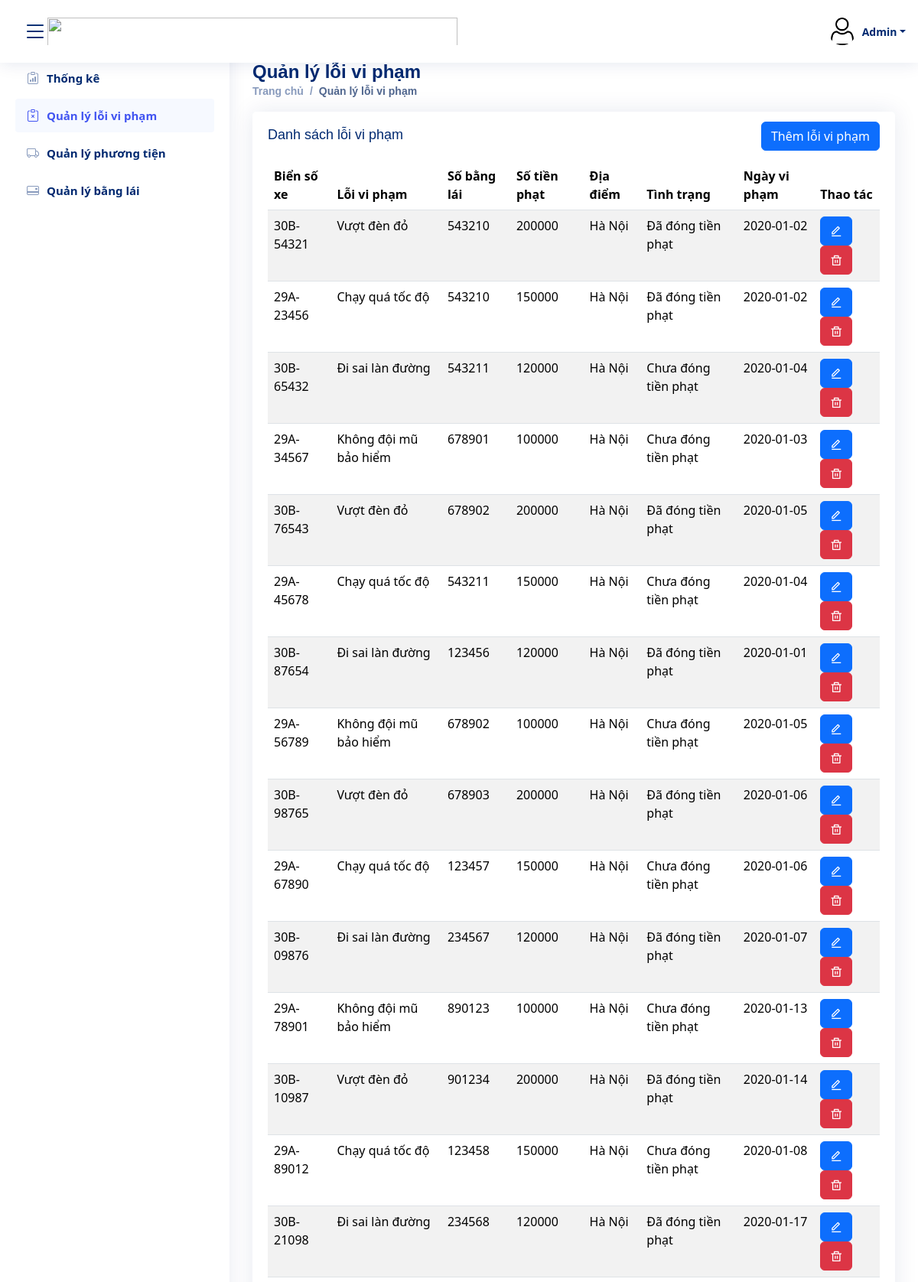
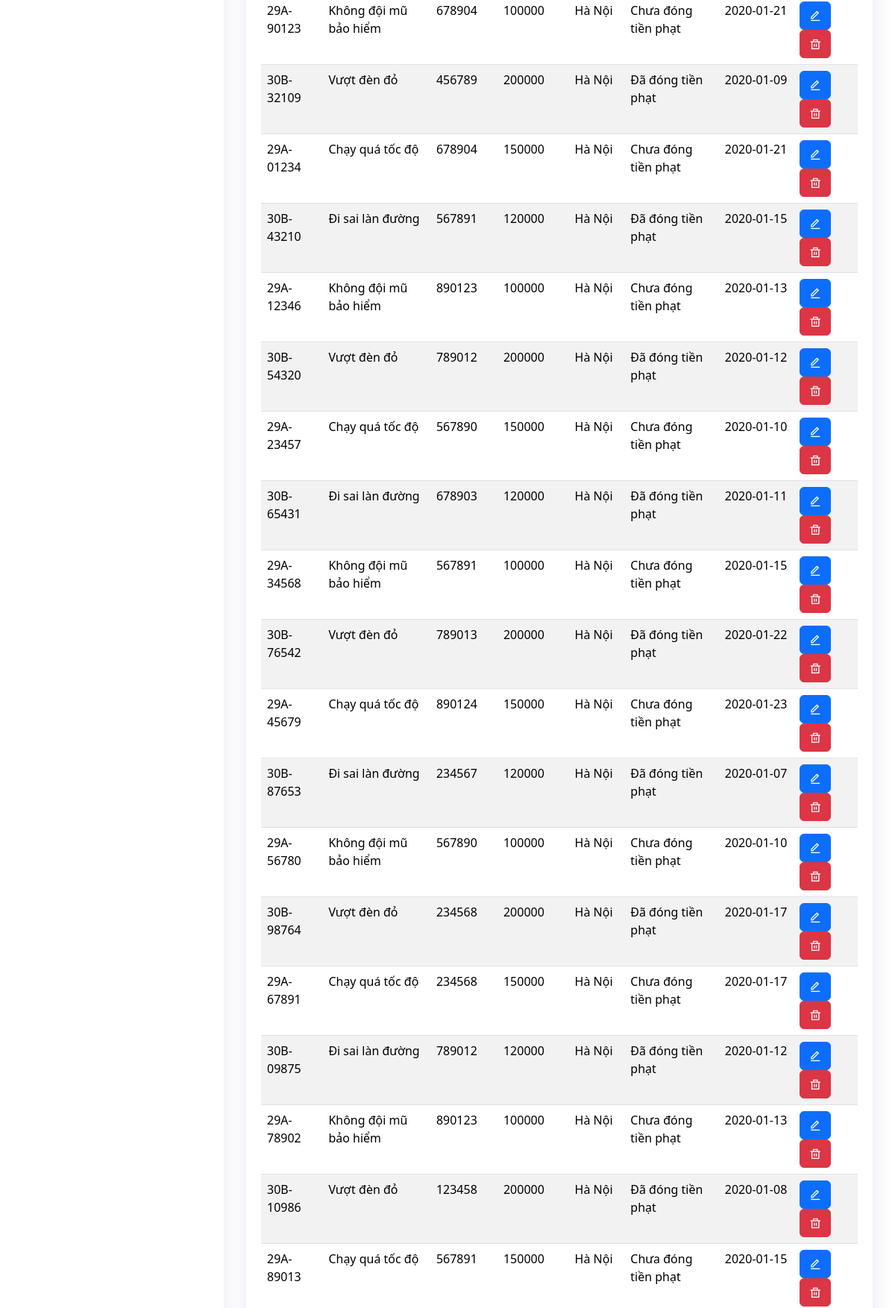
The page /traffic_reports_management.php (signed in, upper part) on the database its author committed (2 pictures, top to bottom).
### tables this page shows
CREATE TABLE `traffic_reports` (
  `report_id` int(11) NOT NULL,
  `license_plate` varchar(20) NOT NULL,
  `license_number` varchar(20) NOT NULL,
  `report_date` date NOT NULL,
  `violation_type` varchar(100) NOT NULL,
  `location` varchar(255) NOT NULL,
  `fine` int(11) NOT NULL,
  `notes` text DEFAULT NULL,
  `is_payment_done` tinyint(1) DEFAULT 0
);

### traffic_reports_management.php (the view, shortened to what this page needs)
<?php
require_once 'db.php';
$query = "SELECT * FROM traffic_reports";
$result = mysqli_query($con, $query);
?>
<!DOCTYPE html>
<html lang="en">
<head>
    <link href="assets/vendor/bootstrap/css/bootstrap.min.css" rel="stylesheet">
    <link href="assets/vendor/bootstrap-icons/bootstrap-icons.css" rel="stylesheet">
    <link href="assets/vendor/boxicons/css/boxicons.min.css" rel="stylesheet">
    <link href="assets/vendor/quill/quill.snow.css" rel="stylesheet">
    <link href="assets/vendor/quill/quill.bubble.css" rel="stylesheet">
    <link href="assets/vendor/remixicon/remixicon.css" rel="stylesheet">
    <link href="assets/vendor/simple-datatables/style.css" rel="stylesheet">
    <link href="assets/css/style.css" rel="stylesheet">
</head>
<body class="bgr_admin">
    <?php include 'header.php'; ?>
    <?php include 'sidebar.php'; ?>
    <main id="main" class="main">
        <div class="pagetitle">
            <h1>Quản lý lỗi vi phạm</h1>
            <nav>
                <ol class="breadcrumb">
                    <li class="breadcrumb-item"><a href="index.html">Trang chủ</a></li>
                    <li class="breadcrumb-item active">Quản lý lỗi vi phạm</li>
                </ol>
            </nav>
        </div>
            <div class="row">
                <div class="col-lg-12">
                    <div class="card">
                        <div class="card-body">
                            <div class="d-flex justify-content-between">
                                <h5 class="card-title">Danh sách lỗi vi phạm</h5>
                                <div class="d-flex align-items-center">
                                    <button class="btn btn-primary" data-bs-toggle="modal"
                                        data-bs-target="#exampleModal">Thêm lỗi vi phạm</button>
                                </div>
                            </div>
                        </div>
                    </div>
                    <table class="table table-striped datatable">
                        <thead>
                            <tr>
                                <th>Biển số xe</th>
                                <th>Lỗi vi phạm</th>
                                <th>
                                    Số bằng lái
                                </th>
                                <th>Số tiền phạt</th>
                                <th>Địa điểm</th>
                                <th>Tình trạng</th>
                                <th data-type="date" data-format="YYYY/DD/MM">Ngày vi phạm</th>
                                <th>Thao tác</th>
                            </tr>
                        </thead>
                        <tbody>
                            <tr>
                                <?php
                                while ($row = mysqli_fetch_assoc($result)) {
                                    ?>
                                    <td><?php echo $row['license_plate']; ?></td>
                                    <td><?php echo $row['violation_type']; ?></td>
                                    <td><?php echo $row['license_number']; ?></td>
                                    <td><?php echo $row['fine']; ?></td>
                                    <td><?php echo $row['location']; ?></td>
                                    <td>
                                        <?php echo ($row['is_payment_done'] == 0) ? 'Chưa đóng tiền phạt' : 'Đã đóng tiền phạt'; ?>
                                    </td>
                                    <td><?php echo $row['report_date']; ?></td>
                                    <td>
                                        <a href="#" class="btn btn-primary edit" data-id="<?php echo $row['report_id']; ?>">
                                            <i class="ri-edit-line"></i>
                                        </a>
                                        <a href="#" class="btn btn-danger delete"
                                            data-id="<?php echo $row['report_id']; ?>">
                                            <i class="ri-delete-bin-line"></i>
                                        </a>
                                    </td>
                                </tr>
                                <?php
                                }
                                ?>
                        </tbody>
                    </table>
                </div>
            </div>
    </main>
</body>
</html>

### assets/css/style.css (style rules this page uses)
:root { scroll-behavior: smooth; }
a { color: #4154f1; text-decoration: none; }
h1, h2, h3, h4, h5, h6 { font-family: "Nunito", sans-serif; }
#main { margin-top: 60px; padding: 20px 30px; transition: all 0.3s; }
.pagetitle { margin-bottom: 10px; }
.pagetitle h1 { font-size: 24px; margin-bottom: 0; font-weight: 600; color: #012970; }
.card { margin-bottom: 30px; border: none; border-radius: 5px; box-shadow: 0px 0 30px rgba(1, 41, 112, 0.1); }
.card-title { padding: 20px 0 15px 0; font-size: 18px; font-weight: 500; color: #012970; font-family: "Poppins", sans-serif; }
.card-body { padding: 0 20px 20px 20px; }
.breadcrumb { font-size: 14px; font-family: "Nunito", sans-serif; color: #899bbd; font-weight: 600; }
.breadcrumb a { color: #899bbd; transition: 0.3s; }
.breadcrumb .breadcrumb-item::before { color: #899bbd; }
.breadcrumb .active { color: #51678f; font-weight: 600; }
@media (min-width: 1200px) { #main, #footer { margin-left: 300px; } }

### rows shown on the page
traffic_reports: license_plate "30B-54321", violation_type "Vượt đèn đỏ", license_number "543210", fine "200000", location "Hà Nội", is_payment_done "Đã đóng tiền phạt", report_date "2020-01-02"
traffic_reports: license_plate "29A-23456", violation_type "Chạy quá tốc độ", license_number "543210", fine "150000", location "Hà Nội", is_payment_done "Đã đóng tiền phạt", report_date "2020-01-02"
traffic_reports: license_plate "30B-65432", violation_type "Đi sai làn đường", license_number "543211", fine "120000", location "Hà Nội", is_payment_done "Chưa đóng tiền phạt", report_date "2020-01-04"
traffic_reports: license_plate "29A-34567", violation_type "Không đội mũ bảo hiểm", license_number "678901", fine "100000", location "Hà Nội", is_payment_done "Chưa đóng tiền phạt", report_date "2020-01-03"
traffic_reports: license_plate "30B-76543", violation_type "Vượt đèn đỏ", license_number "678902", fine "200000", location "Hà Nội", is_payment_done "Đã đóng tiền phạt", report_date "2020-01-05"
traffic_reports: license_plate "29A-45678", violation_type "Chạy quá tốc độ", license_number "543211", fine "150000", location "Hà Nội", is_payment_done "Chưa đóng tiền phạt", report_date "2020-01-04"
traffic_reports: license_plate "30B-87654", violation_type "Đi sai làn đường", license_number "123456", fine "120000", location "Hà Nội", is_payment_done "Đã đóng tiền phạt", report_date "2020-01-01"
traffic_reports: license_plate "29A-56789", violation_type "Không đội mũ bảo hiểm", license_number "678902", fine "100000", location "Hà Nội", is_payment_done "Chưa đóng tiền phạt", report_date "2020-01-05"
traffic_reports: license_plate "30B-98765", violation_type "Vượt đèn đỏ", license_number "678903", fine "200000", location "Hà Nội", is_payment_done "Đã đóng tiền phạt", report_date "2020-01-06"
traffic_reports: license_plate "29A-67890", violation_type "Chạy quá tốc độ", license_number "123457", fine "150000", location "Hà Nội", is_payment_done "Chưa đóng tiền phạt", report_date "2020-01-06"
traffic_reports: license_plate "30B-09876", violation_type "Đi sai làn đường", license_number "234567", fine "120000", location "Hà Nội", is_payment_done "Đã đóng tiền phạt", report_date "2020-01-07"
traffic_reports: license_plate "29A-78901", violation_type "Không đội mũ bảo hiểm", license_number "890123", fine "100000", location "Hà Nội", is_payment_done "Chưa đóng tiền phạt", report_date "2020-01-13"
traffic_reports: license_plate "30B-10987", violation_type "Vượt đèn đỏ", license_number "901234", fine "200000", location "Hà Nội", is_payment_done "Đã đóng tiền phạt", report_date "2020-01-14"
traffic_reports: license_plate "29A-89012", violation_type "Chạy quá tốc độ", license_number "123458", fine "150000", location "Hà Nội", is_payment_done "Chưa đóng tiền phạt", report_date "2020-01-08"
traffic_reports: license_plate "30B-21098", violation_type "Đi sai làn đường", license_number "234568", fine "120000", location "Hà Nội", is_payment_done "Đã đóng tiền phạt", report_date "2020-01-17"
traffic_reports: license_plate "29A-90123", violation_type "Không đội mũ bảo hiểm", license_number "678904", fine "100000", location "Hà Nội", is_payment_done "Chưa đóng tiền phạt", report_date "2020-01-21"
traffic_reports: license_plate "30B-32109", violation_type "Vượt đèn đỏ", license_number "456789", fine "200000", location "Hà Nội", is_payment_done "Đã đóng tiền phạt", report_date "2020-01-09"
traffic_reports: license_plate "29A-01234", violation_type "Chạy quá tốc độ", license_number "678904", fine "150000", location "Hà Nội", is_payment_done "Chưa đóng tiền phạt", report_date "2020-01-21"
traffic_reports: license_plate "30B-43210", violation_type "Đi sai làn đường", license_number "567891", fine "120000", location "Hà Nội", is_payment_done "Đã đóng tiền phạt", report_date "2020-01-15"
traffic_reports: license_plate "29A-12346", violation_type "Không đội mũ bảo hiểm", license_number "890123", fine "100000", location "Hà Nội", is_payment_done "Chưa đóng tiền phạt", report_date "2020-01-13"
traffic_reports: license_plate "30B-54320", violation_type "Vượt đèn đỏ", license_number "789012", fine "200000", location "Hà Nội", is_payment_done "Đã đóng tiền phạt", report_date "2020-01-12"
traffic_reports: license_plate "29A-23457", violation_type "Chạy quá tốc độ", license_number "567890", fine "150000", location "Hà Nội", is_payment_done "Chưa đóng tiền phạt", report_date "2020-01-10"
traffic_reports: license_plate "30B-65431", violation_type "Đi sai làn đường", license_number "678903", fine "120000", location "Hà Nội", is_payment_done "Đã đóng tiền phạt", report_date "2020-01-11"
traffic_reports: license_plate "29A-34568", violation_type "Không đội mũ bảo hiểm", license_number "567891", fine "100000", location "Hà Nội", is_payment_done "Chưa đóng tiền phạt", report_date "2020-01-15"
traffic_reports: license_plate "30B-76542", violation_type "Vượt đèn đỏ", license_number "789013", fine "200000", location "Hà Nội", is_payment_done "Đã đóng tiền phạt", report_date "2020-01-22"
traffic_reports: license_plate "29A-45679", violation_type "Chạy quá tốc độ", license_number "890124", fine "150000", location "Hà Nội", is_payment_done "Chưa đóng tiền phạt", report_date "2020-01-23"
traffic_reports: license_plate "30B-87653", violation_type "Đi sai làn đường", license_number "234567", fine "120000", location "Hà Nội", is_payment_done "Đã đóng tiền phạt", report_date "2020-01-07"
traffic_reports: license_plate "29A-56780", violation_type "Không đội mũ bảo hiểm", license_number "567890", fine "100000", location "Hà Nội", is_payment_done "Chưa đóng tiền phạt", report_date "2020-01-10"
traffic_reports: license_plate "30B-98764", violation_type "Vượt đèn đỏ", license_number "234568", fine "200000", location "Hà Nội", is_payment_done "Đã đóng tiền phạt", report_date "2020-01-17"
traffic_reports: license_plate "29A-67891", violation_type "Chạy quá tốc độ", license_number "234568", fine "150000", location "Hà Nội", is_payment_done "Chưa đóng tiền phạt", report_date "2020-01-17"
traffic_reports: license_plate "30B-09875", violation_type "Đi sai làn đường", license_number "789012", fine "120000", location "Hà Nội", is_payment_done "Đã đóng tiền phạt", report_date "2020-01-12"
traffic_reports: license_plate "29A-78902", violation_type "Không đội mũ bảo hiểm", license_number "890123", fine "100000", location "Hà Nội", is_payment_done "Chưa đóng tiền phạt", report_date "2020-01-13"
traffic_reports: license_plate "30B-10986", violation_type "Vượt đèn đỏ", license_number "123458", fine "200000", location "Hà Nội", is_payment_done "Đã đóng tiền phạt", report_date "2020-01-08"
traffic_reports: license_plate "29A-89013", violation_type "Chạy quá tốc độ", license_number "567891", fine "150000", location "Hà Nội", is_payment_done "Chưa đóng tiền phạt", report_date "2020-01-15"
